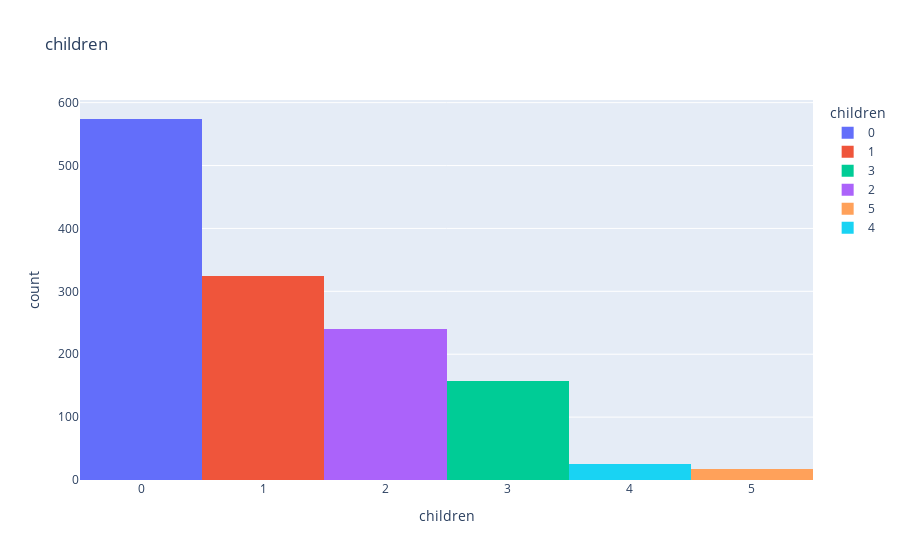

This figure's notebook cell:
### Code cell
px.histogram(medical_df, x='children', color='children', title='children')

### Figure 1 — Plotly figure (JSON) as saved in the notebook; plotly's stock layout.template omitted (floating-point values rounded to 4 significant figures; data arrays with more than 128 entries replaced by an {"elided": "..."} marker saying what was removed)
{"data": [{"alignmentgroup": "True", "bingroup": "x", "hovertemplate": "children=%{x}<br>count=%{y}<extra></extra>", "legendgroup": "0", "marker": {"color": "#636efa", "pattern": {"shape": ""}}, "name": "0", "offsetgroup": "0", "orientation": "v", "showlegend": true, "type": "histogram", "x": {"elided": "574 int values"}, "xaxis": "x", "yaxis": "y"}, {"alignmentgroup": "True", "bingroup": "x", "hovertemplate": "children=%{x}<br>count=%{y}<extra></extra>", "legendgroup": "1", "marker": {"color": "#EF553B", "pattern": {"shape": ""}}, "name": "1", "offsetgroup": "1", "orientation": "v", "showlegend": true, "type": "histogram", "x": {"elided": "324 int values"}, "xaxis": "x", "yaxis": "y"}, {"alignmentgroup": "True", "bingroup": "x", "hovertemplate": "children=%{x}<br>count=%{y}<extra></extra>", "legendgroup": "3", "marker": {"color": "#00cc96", "pattern": {"shape": ""}}, "name": "3", "offsetgroup": "3", "orientation": "v", "showlegend": true, "type": "histogram", "x": {"elided": "157 int values"}, "xaxis": "x", "yaxis": "y"}, {"alignmentgroup": "True", "bingroup": "x", "hovertemplate": "children=%{x}<br>count=%{y}<extra></extra>", "legendgroup": "2", "marker": {"color": "#ab63fa", "pattern": {"shape": ""}}, "name": "2", "offsetgroup": "2", "orientation": "v", "showlegend": true, "type": "histogram", "x": {"elided": "240 int values"}, "xaxis": "x", "yaxis": "y"}, {"alignmentgroup": "True", "bingroup": "x", "hovertemplate": "children=%{x}<br>count=%{y}<extra></extra>", "legendgroup": "5", "marker": {"color": "#FFA15A", "pattern": {"shape": ""}}, "name": "5", "offsetgroup": "5", "orientation": "v", "showlegend": true, "type": "histogram", "x": [5, 5, 5, 5, 5, 5, 5, 5, 5, 5, 5, 5, 5, 5, 5, 5, 5, 5], "xaxis": "x", "yaxis": "y"}, {"alignmentgroup": "True", "bingroup": "x", "hovertemplate": "children=%{x}<br>count=%{y}<extra></extra>", "legendgroup": "4", "marker": {"color": "#19d3f3", "pattern": {"shape": ""}}, "name": "4", "offsetgroup": "4", "orientation": "v", "showlegend": true, "type": "histogram", "x": [4, 4, 4, 4, 4, 4, 4, 4, 4, 4, 4, 4, 4, 4, 4, 4, 4, 4, 4, 4, 4, 4, 4, 4, 4], "xaxis": "x", "yaxis": "y"}], "layout": {"barmode": "relative", "legend": {"title": {"text": "children"}, "tracegroupgap": 0}, "title": {"text": "children"}, "xaxis": {"anchor": "y", "categoryarray": [0, 1, 3, 2, 5, 4], "categoryorder": "array", "domain": [0, 1], "title": {"text": "children"}}, "yaxis": {"anchor": "x", "domain": [0, 1], "title": {"text": "count"}}}}
